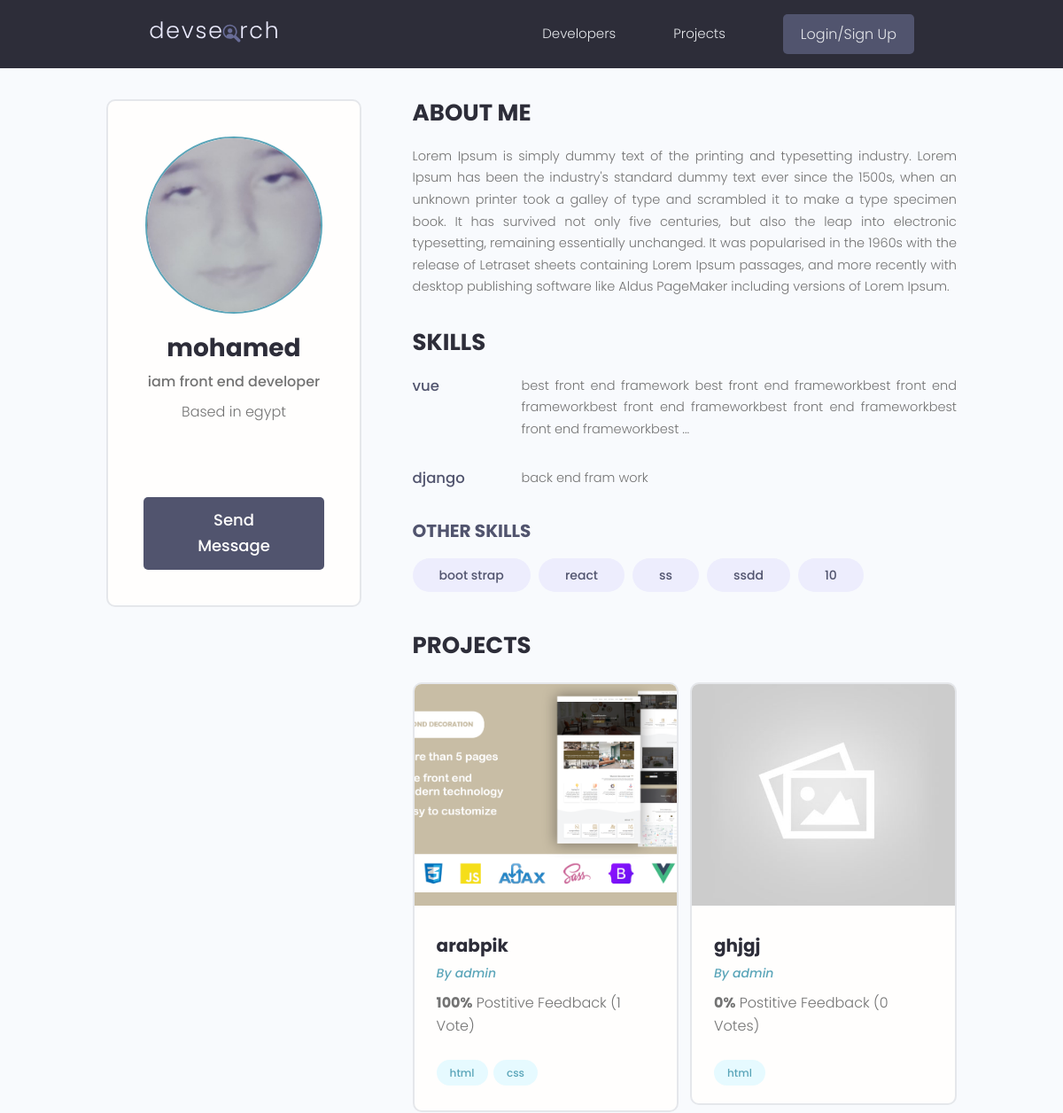
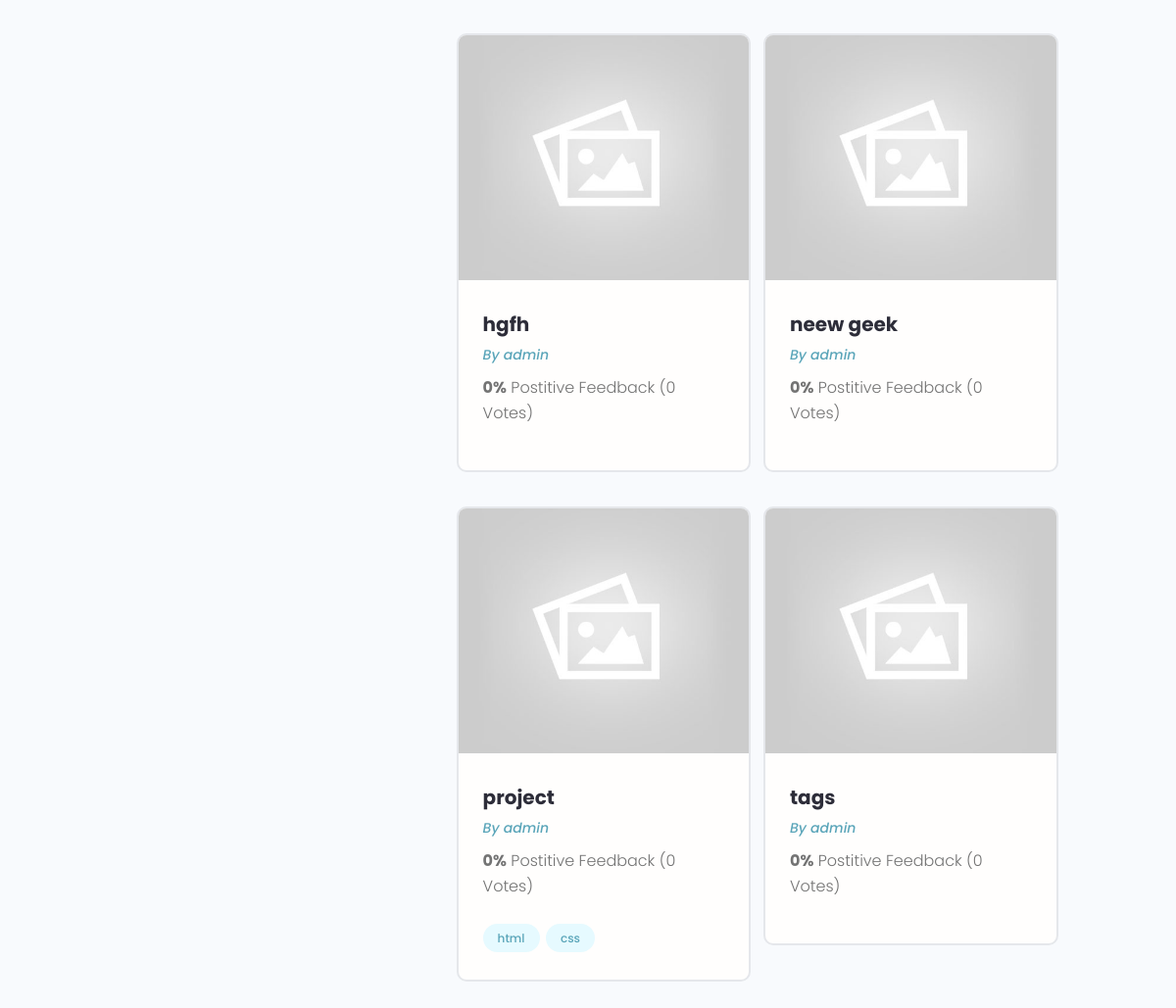
Page /profile/0748c0b3-2df6-4669-8013-1fe528268a94 on the committed database (2 pictures, top to bottom).
### users/models.py (models this page shows)
class Profile(models.Model):
    id = models.UUIDField(default=uuid.uuid4, unique=True,
                            primary_key=True, editable=False)
    user = models.OneToOneField(
        User, null=True, blank=True, on_delete=models.CASCADE)
    name = models.CharField(max_length=200, null=True, blank=True)
    user_name = models.CharField(max_length=200, null=True, blank=True)
    email = models.EmailField(null=True, blank=True)
    headline = models.CharField(max_length=800, null=True, blank=True)
    bio = models.TextField(null=True, blank=True)
    location = models.CharField(max_length=200, null=True, blank=True)
    profile_image = models.ImageField(
        null=True, blank=True, upload_to="profiles/", default="profiles/user-default.png")
    social_github = models.URLField(max_length=200, null=True, blank=True)
    social_twitter = models.URLField(max_length=200, null=True, blank=True)
    social_linkedin = models.URLField(max_length=200, null=True, blank=True)
    social_youtube = models.URLField(max_length=200, null=True, blank=True)
    social_website = models.URLField(max_length=200, null=True, blank=True)
    created = models.DateTimeField(auto_now_add=True)
    def __str__(self):
        return str(self.user.username)
    class Meta:
        ordering = ["created"]

class Skill(models.Model):
    id = models.UUIDField(default=uuid.uuid4, unique=True,
                            primary_key=True, editable=False)
    owner = models.ForeignKey(Profile, on_delete=models.CASCADE)
    name = models.CharField(max_length=200, null=True, blank=True)
    description = models.TextField(null=True, blank=True)
    created = models.DateTimeField(auto_now_add=True)
    def __str__(self):
        return self.name

### projects/models.py (models this page shows, shortened)
class Project(models.Model):
    id = models.UUIDField(default=uuid.uuid4, unique=True, primary_key=True, editable=False)
    owner = models.ForeignKey(Profile, null=True, blank=True, on_delete=models.SET_NULL)
    title = models.CharField(max_length=2000)
    description = models.TextField(null=True, blank=True)
    image = models.ImageField(default="default.jpg")
    tags = models.ManyToManyField('Tag', blank=True)
    demo_link = models.URLField(max_length=2000, null=True, blank=True)
    source_link = models.URLField(max_length=2000, null=True, blank=True)
    vote_total = models.IntegerField(default=0, null=True, blank=True)
    vote_ratio = models.IntegerField(default=0, null=True, blank=True)
    created = models.DateTimeField(auto_now_add=True)
    class Meta:
        ordering = ["-vote_ratio", "-vote_total", "title"]

class Tag(models.Model):
    id = models.UUIDField(default=uuid.uuid4, unique=True, primary_key=True, editable=False)
    name = models.CharField(max_length=300)
    created = models.DateTimeField(auto_now_add=True)
    def __str__(self):
        return self.name

### users/views.py (the view)
# urls.py: path('profile/<str:pk>', views.userProfile, name="user-profile"),
def userProfile(request, pk):
    profile = Profile.objects.get(id=pk)
    topSkills = profile.skill_set.exclude(description="")
    otherSkills = profile.skill_set.filter(description="")
    context = {
        "profile": profile,
        "topSkills": topSkills,
        "otherSkills": otherSkills
    }
    return render(request, "users/user_profile.html", context)

### users/templates/users/user_profile.html (shortened to what this page needs)
{% extends "main.html" %}
{% block content %}
<main class="profile my-md">
    <div class="container">
        <div class="layout">
            <div class="column column--1of3">
                <div class="card text-center">
                    <div class="card__body dev">
                        <img class="avatar avatar--xl" src="{{profile.profile_image.url}}" />
                        <h2 class="dev__name">{{profile.name}}</h2>
                        <p class="dev__title">{{profile.headline}}</p>
                        {% if profile.location %}
                        <p class="dev__location">Based in {{profile.location}}</p>
                        {% endif %}
                        <ul class="dev__social">
                        </ul>
                        {% if profile != request.user.profile %}
                            <a href="{% url 'send-message' profile.id %}" class="btn btn--sub btn--lg">Send Message </a>
                        {% endif %}
                    </div>
                </div>
            </div>
            <div class="column column--2of3">
                <div class="devInfo">
                    <h3 class="devInfo__title">About Me</h3>
                    <p class="devInfo__about">
                        {{profile.bio}}
                    </p>
                </div>
                <div class="devInfo">
                    <h3 class="devInfo__title">Skills</h3>
                    <div class="devInfo__skills">
                        {% for skill in topSkills %}
                        <div class="devSkill">
                            <h4 class="devSkill__title">{{skill.name}}</h4>
                            <p class="devSkill__info">
                                {% if skill.description|length > 150 %}
                                    {{skill.description|slice:"150"}}...
                                {% else %}
                                    {{skill.description}}
                                {% endif %}
                            </p>
                        </div>
                        {% endfor %}
                        <h3 class="devInfo__subtitle">Other Skills</h3>
                        <div class="devInfo__otherSkills">
                            {% for skill in otherSkills %}
                            <span class="tag tag--pill tag--sub tag--lg">
                                <small>{{skill}}</small>
                            </span>
                            {% endfor %}
                        </div>
                    </div>
                </div>
                <div class="devInfo">
                    <h3 class="devInfo__title">Projects</h3>
                    <div class="grid grid--two">
                        {% for project in profile.project_set.all %}
                        <div class="column">
                            <div class="card project">
                                <a href="{% url 'project' project.id %}" class="project">
                                    <img class="project__thumbnail" src="{{project.image.url}}"
                                        alt="project thumbnail" />
                                    <div class="card__body">
                                        <h3 class="project__title">{{project.title}}</h3>
                                        <p><a class="project__author" href="{% url 'user-profile' profile.id %}">By
                                                {{profile}}</a></p>
                                        <p class="project--rating">
                                            <span style="font-weight: bold;">{{project.vote_ratio}}%</span> Postitive
                                            Feedback ({{project.vote_total}} Vote{{project.vote_total|pluralize}})
                                        </p>
                                        <div class="project__tags">
                                            {% for tag in project.tags.all|slice:"5" %}
                                            <span class="tag tag--pill tag--main">
                                                <small>{{tag}}</small>
                                            </span>
                                            {% endfor %}
                                        </div>
                                    </div>
                                </a>
                            </div>
                        </div>
                        {% endfor %}
                    </div>
                </div>
            </div>
        </div>
    </div>
</main>
{% endblock %}

### static/styles/app.css (style rules this page uses)
:root { --color-sub: #2d2d39; }
.btn--sub { background-color: var(--color-sub-light); }
.card { border: 2px solid var(--color-light); }
img { width: 100%; }
.profile .card > .dev { padding: 4rem; }
.dev__name { color: var(--color-sub); font-size: 2.8rem; font-weight: 700; margin-top: 1rem; margin-bottom: 0.5rem; }
.dev__title { font-size: 1.6rem; font-weight: 500; line-height: 1.3; }
.dev__location { margin-top: 1rem; }
.dev__social { margin: 3rem 0; list-style: none; display: flex; justify-content: center; gap: 1.5rem; }
.devInfo { margin-bottom: 3rem; }
.devInfo__title, .devInfo__subtitle { font-size: 2.6rem; color: var(--color-sub); text-transform: uppercase; font-weight: 700; margin-bottom: 1.5rem; }
.devInfo__subtitle { font-size: 2rem; color: var(--color-sub-light); }
.devInfo__about, .devSkill__info { font-size: 1.45rem; line-height: 1.7; text-align: justify; }
.devSkill { margin-bottom: 3rem; }
.devSkill__title { font-size: 1.65rem; font-weight: 500; color: var(--color-sub-light); }
@media screen and (min-width: 700px) { .devSkill { display: flex; justify-content: space-between; gap: 3rem; } }
@media screen and (min-width: 700px) { .devSkill__info { flex-basis: 80%; } }
.project__author { font-size: 1.4rem; font-style: italic; }
.project--rating { margin-bottom: 1.6em; margin-top: .5em; }
.project__thumbnail { height: 25rem; object-fit: cover; object-position: top center; }
.project__title { font-size: 2rem; font-weight: 700; color: var(--color-sub); }

### static/uikit/styles/modules/_variables.css (style rules this page uses)
:root { --color-main: #5aa5b9; --color-main-light: #e6faff; --color-sub: #3f4156; --color-sub-light: #51546e; --color-sub-lighter: #ededfd; --color-text: #737373; --color-gray: #8b8b8b; --color-light: #e5e7eb; --color-light-gray: #767676; --color-bg: #f8fafd; --color-white: #fffefd; --color-white-light: #f3f3f3; --color-success: #359e64; --color-success-bg: #def8e8; --color-error: #fc4b0b; --color-error-bg: #fff2ee; --font-base: 'Poppins', arial, helvetica, 'Segoe UI', roboto, ubuntu, sans-serif; --font-monospace: 'Fira Code', 'Courier New', courier, monospace; --font-regular: 300; --font-medium: 500; --font-bold: 700; --generic-shadow: 1px 1px 5px #00000010; --generic-transition: all 0.3s ease-in-out; }

### static/uikit/styles/modules/_base.css (style rules this page uses)
* { margin: 0; padding: 0; box-sizing: border-box; text-rendering: optimizeLegibility; color: inherit; font-size: inherit; }
html { font-size: 50%; }
@media only screen and (min-width: 480px) { html { font-size: 56.25%; } }
@media only screen and (min-width: 1200px) { html { font-size: 62.5%; } }
body { line-height: 1.6; font-weight: 400; font-size: 1.5rem; color: var(--color-text); background-color: var(--color-bg); min-height: 100vh; }

### static/uikit/styles/modules/_typography.css (style rules this page uses)
* { font-family: var(--font-base); }
h2 { font-size: 3.6rem; font-weight: var(--font-bold); }
h3 { font-size: 3.2rem; font-weight: var(--font-medium); }
h4 { font-size: 2.8rem; font-weight: var(--font-medium); }
p, span, strong { font-size: 1.6rem; color: var(--color-text); font-weight: var(--font-regular); }
a { padding-bottom: 2px; text-decoration: none; display: inline-block; color: var(--color-main); font-weight: var(--font-medium); }

### static/uikit/styles/modules/_utilities.css (style rules this page uses)
.container { width: 92%; max-width: 165rem; margin: 0 auto; box-sizing: border-box; }
@media screen and (min-width: 1000px) { .container { width: 90%; } }
@media screen and (min-width: 1200px) { .container { width: 80%; } }
.text-center { text-align: center; }
.my-md { margin: 3rem auto; }

### static/uikit/styles/modules/_avatar.css (style rules this page uses)
.avatar { border-radius: 50%; border: 2px solid var(--color-main); object-fit: cover; }
.avatar--xl { height: 20rem; width: 20rem; }

### static/uikit/styles/modules/_button.css (style rules this page uses)
.btn { display: inline-block; position: relative; cursor: pointer; background-color: var(--color-light); font-weight: var(--font-medium); color: var(--color-sub); text-decoration: none; padding: 1rem 2rem; border-radius: 0.5rem; border: none; width: -webkit-fit-content; width: -moz-fit-content; width: fit-content; height: -webkit-fit-content; height: -moz-fit-content; height: fit-content; font-size: 1.6rem; outline-width: 0; outline-color: transparent; -webkit-backface-visibility: hidden; backface-visibility: hidden; transition: all 0.3s ease-in-out; }
.btn--sub { background-color: var(--color-sub); color: var(--color-white); }
.btn--lg { font-size: 1.8rem; padding: 1.2rem 4.5rem; }

### static/uikit/styles/modules/_card.css (style rules this page uses)
.card { border-radius: 1rem; background-color: var(--color-white); border: 1.5px solid var(--color-light); width: auto; height: auto; margin-top: 0.5rem; margin-bottom: 0.5rem; overflow: hidden; }
.card__body, .card__header { padding: 2rem 2.5rem; }

### rows in the picture
Profile: profile_image (picture), name "mohamed", headline "iam front end developer", location "egypt", bio "Lorem Ipsum is simply dummy text of the printing and typesetting industry. Lorem Ipsum has been the industry's standard dummy text ever since the 1500s, when an unknown printer took a galley of type and scrambled it to make a type specimen book. It has survived not only five centuries, but also the leap into electronic typesetting, remaining essentially unchanged. It was popularised in the 1960s with the release of Letraset sheets containing Lorem Ipsum passages, and more recently with desktop publishing software like Aldus PageMaker including versions of Lorem Ipsum.", user.username "admin"
Skill: name "vue", description "best front end framework best front end frameworkbest front end frameworkbest front end frameworkbest front end frameworkbest front end frameworkbest"
Skill: name "django", description "back end fram work"
Skill: name "boot strap"
Skill: name "react"
Skill: name "ss"
Skill: name "ssdd"
Skill: name "10"
Project: image (picture), title "arabpik", vote_ratio "100", vote_total "1"
Tag: name "html"
Tag: name "css"
Project: image (placeholder picture), title "ghjgj", vote_ratio "0", vote_total "0"
Project: image (placeholder picture), title "hgfh", vote_ratio "0", vote_total "0"
Project: image (placeholder picture), title "neew geek", vote_ratio "0", vote_total "0"
Project: image (placeholder picture), title "project", vote_ratio "0", vote_total "0"
Project: image (placeholder picture), title "tags", vote_ratio "0", vote_total "0"
